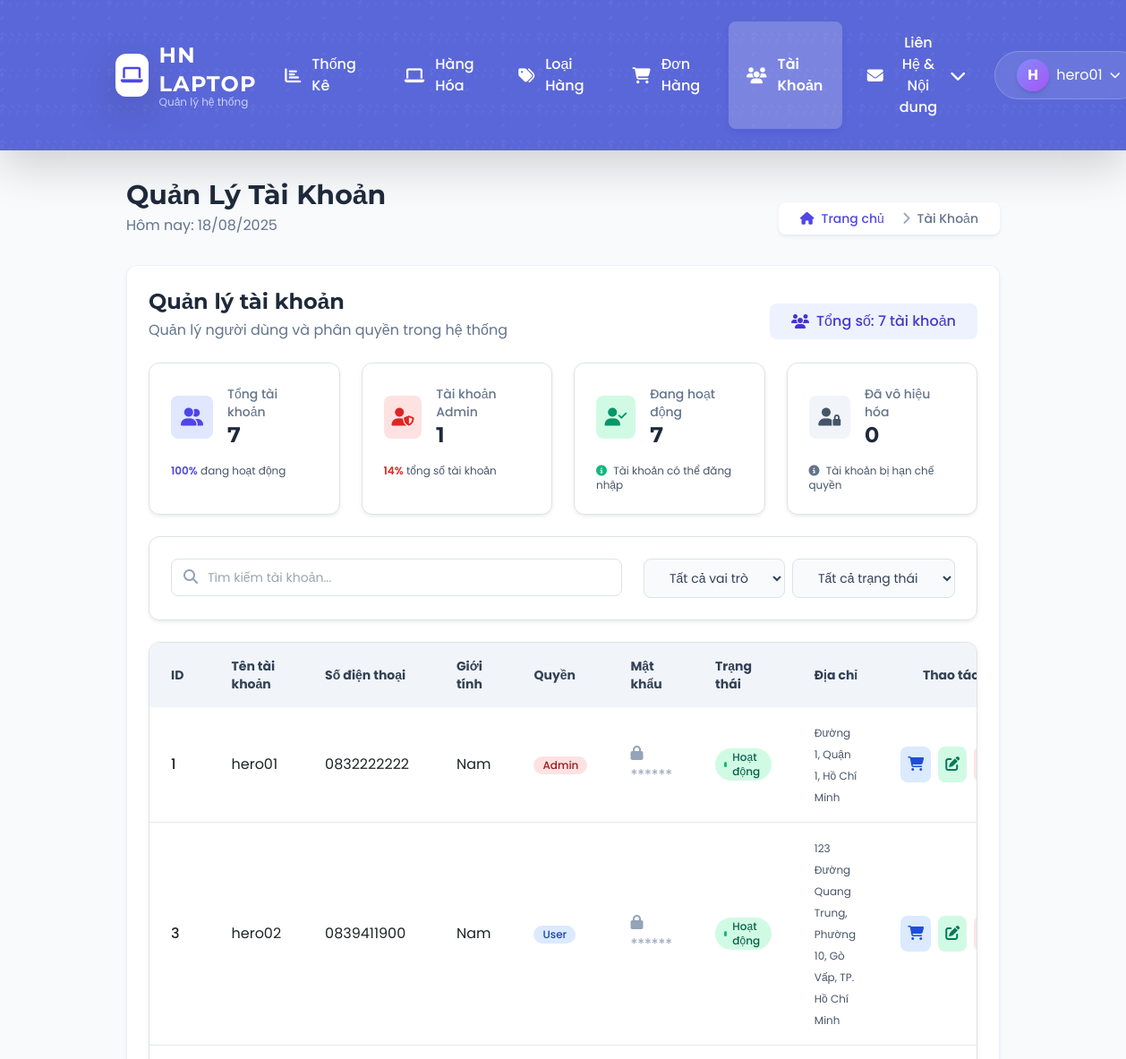
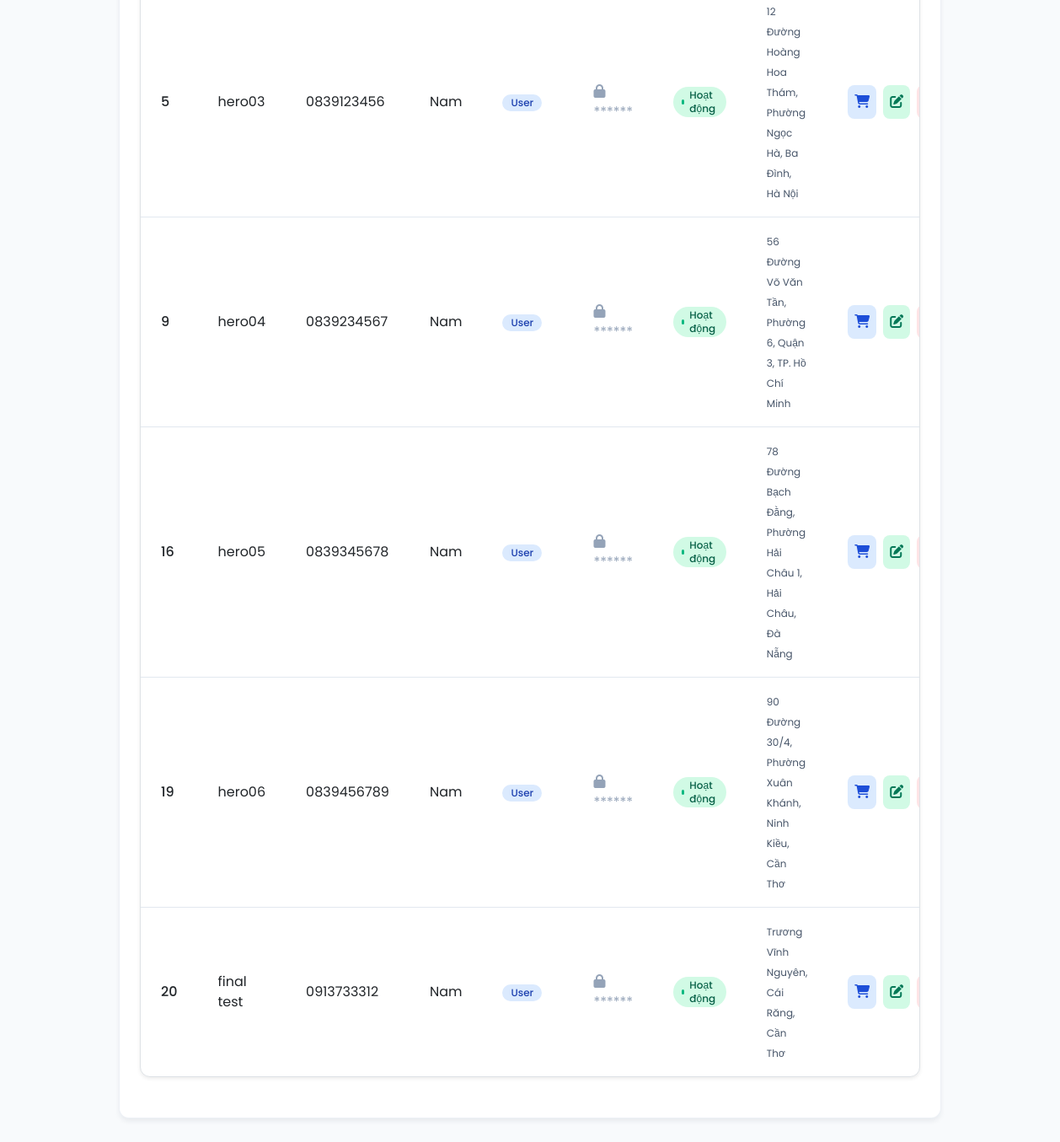
The app's page /HNLAPTOP/quanly.php?page=quanlytaikhoan.php (signed in) with its own data (2 pictures, top to bottom).
### tables this page shows
CREATE TABLE `users` (
  `id` int(11) NOT NULL,
  `ho_va_ten` varchar(100) DEFAULT NULL,
  `quan_huyen` varchar(100) DEFAULT NULL,
  `dia_chi_chi_tiet` varchar(255) DEFAULT NULL,
  `username` varchar(50) NOT NULL,
  `phone` varchar(15) DEFAULT NULL,
  `gender` enum('Nam','Nữ','Khác') DEFAULT NULL,
  `role` enum('user','admin') DEFAULT 'user',
  `password` varchar(255) NOT NULL,
  `status` tinyint(1) DEFAULT 1,
  `tinh_thanh_pho` varchar(100) DEFAULT NULL,
  `email` varchar(255) DEFAULT NULL
);

### HNLAPTOP/quanlytaikhoan.php (the view, shortened to what this page needs)
<?php
$conn = new mysqli(DB_HOST, DB_USER, DB_PASS, 'hn_laptop');
$result = $conn->query("SELECT * FROM users");
$totalUsers = $conn->query("SELECT COUNT(*) as total FROM users")->fetch_assoc()['total'];
$totalAdmins = $conn->query("SELECT COUNT(*) as total FROM users WHERE role = 'admin'")->fetch_assoc()['total'];
$totalActiveUsers = $conn->query("SELECT COUNT(*) as total FROM users WHERE status = 1")->fetch_assoc()['total'];
$totalInactiveUsers = $conn->query("SELECT COUNT(*) as total FROM users WHERE status = 0")->fetch_assoc()['total'];
?>
<div class="animate__animated animate__fadeIn">
    <div class="flex flex-col md:flex-row justify-between items-start md:items-center mb-6">
        <div>
            <h2 class="text-2xl font-bold text-slate-800 mb-1">Quản lý tài khoản</h2>
            <p class="text-slate-500">Quản lý người dùng và phân quyền trong hệ thống</p>
        </div>
        <div class="mt-3 md:mt-0 flex items-center bg-indigo-50 text-indigo-700 rounded-lg px-4 py-2">
            <i class="fas fa-users mr-2"></i>
            <span class="font-medium">Tổng số: <?= $totalUsers ?> tài khoản</span>
        </div>
    </div>
    <div class="grid grid-cols-1 sm:grid-cols-2 lg:grid-cols-4 gap-6 mb-6">
        <div class="bg-white rounded-xl shadow-sm border border-slate-200/60 p-6 hover:shadow-md transition-shadow">
            <div class="flex items-center mb-3">
                <div class="w-12 h-12 bg-indigo-100 rounded-lg flex items-center justify-center mr-4">
                    <i class="fas fa-user-friends text-indigo-600 text-xl"></i>
                </div>
                <div>
                    <p class="text-slate-500 text-sm font-medium">Tổng tài khoản</p>
                    <h3 class="text-slate-800 text-2xl font-bold"><?= $totalUsers ?></h3>
                </div>
            </div>
            <div class="mt-2">
                <div class="text-xs text-slate-600">
                    <span class="text-indigo-600 font-semibold"><?= round($totalActiveUsers / max(1, $totalUsers) * 100) ?>%</span> đang hoạt động
                </div>
            </div>
        </div>
        <div class="bg-white rounded-xl shadow-sm border border-slate-200/60 p-6 hover:shadow-md transition-shadow">
            <div class="flex items-center mb-3">
                <div class="w-12 h-12 bg-red-100 rounded-lg flex items-center justify-center mr-4">
                    <i class="fas fa-user-shield text-red-600 text-xl"></i>
                </div>
                <div>
                    <p class="text-slate-500 text-sm font-medium">Tài khoản Admin</p>
                    <h3 class="text-slate-800 text-2xl font-bold"><?= $totalAdmins ?></h3>
                </div>
            </div>
            <div class="mt-2">
                <div class="text-xs text-slate-600">
                    <span class="text-red-600 font-semibold"><?= round($totalAdmins / max(1, $totalUsers) * 100) ?>%</span> tổng số tài khoản
                </div>
            </div>
        </div>
        <div class="bg-white rounded-xl shadow-sm border border-slate-200/60 p-6 hover:shadow-md transition-shadow">
            <div class="flex items-center mb-3">
                <div class="w-12 h-12 bg-emerald-100 rounded-lg flex items-center justify-center mr-4">
                    <i class="fas fa-user-check text-emerald-600 text-xl"></i>
                </div>
                <div>
                    <p class="text-slate-500 text-sm font-medium">Đang hoạt động</p>
                    <h3 class="text-slate-800 text-2xl font-bold"><?= $totalActiveUsers ?></h3>
                </div>
            </div>
            <div class="mt-2">
                <div class="text-xs text-slate-600">
                    <i class="fas fa-info-circle mr-1 text-emerald-500"></i>
                    Tài khoản có thể đăng nhập
                </div>
            </div>
        </div>
        <div class="bg-white rounded-xl shadow-sm border border-slate-200/60 p-6 hover:shadow-md transition-shadow">
            <div class="flex items-center mb-3">
                <div class="w-12 h-12 bg-slate-100 rounded-lg flex items-center justify-center mr-4">
                    <i class="fas fa-user-lock text-slate-600 text-xl"></i>
                </div>
                <div>
                    <p class="text-slate-500 text-sm font-medium">Đã vô hiệu hóa</p>
                    <h3 class="text-slate-800 text-2xl font-bold"><?= $totalInactiveUsers ?></h3>
                </div>
            </div>
            <div class="mt-2">
                <div class="text-xs text-slate-600">
                    <i class="fas fa-info-circle mr-1 text-slate-500"></i>
                    Tài khoản bị hạn chế quyền
                </div>
            </div>
        </div>
    </div>
    <div class="bg-white shadow-sm rounded-xl border border-slate-200/60 p-4 mb-6">
        <div class="flex flex-col md:flex-row gap-4">
            <div class="flex-grow relative">
                <input type="text" id="searchAccount" placeholder="Tìm kiếm tài khoản..." class="block w-full pl-10 pr-4 py-2.5 text-sm border border-slate-300 rounded-lg focus:ring-indigo-500 focus:border-indigo-500">
                <i class="fas fa-search absolute left-3.5 top-3 text-slate-400"></i>
            </div>
            <div class="flex space-x-2">
                <select id="filterRole" class="bg-slate-50 border border-slate-300 text-slate-700 text-sm rounded-lg focus:ring-indigo-500 focus:border-indigo-500 block py-2.5 px-4">
                    <option value="">Tất cả vai trò</option>
                </select>
                <select id="filterStatus" class="bg-slate-50 border border-slate-300 text-slate-700 text-sm rounded-lg focus:ring-indigo-500 focus:border-indigo-500 block py-2.5 px-4">
                    <option value="">Tất cả trạng thái</option>
                </select>
            </div>
        </div>
    </div>
    <div class="bg-white shadow-sm rounded-xl border border-slate-200/60 overflow-hidden mb-6">
        <div class="overflow-x-auto">
            <table class="w-full" id="accountTable">
                <thead class="bg-slate-100 text-slate-700 text-sm font-medium">
                    <tr>
                        <th class="py-3 px-4 text-left">ID</th>
                        <th class="py-3 px-4 text-left">Tên tài khoản</th>
                        <th class="py-3 px-4 text-left">Số điện thoại</th>
                        <th class="py-3 px-4 text-left">Giới tính</th>
                        <th class="py-3 px-4 text-left">Quyền</th>
                        <th class="py-3 px-4 text-left">Mật khẩu</th>
                        <th class="py-3 px-4 text-left">Trạng thái</th>
                        <th class="py-3 px-4 text-left">Địa chỉ</th>
                        <th class="py-3 px-4 text-center">Thao tác</th>
                    </tr>
                </thead>
                <tbody class="divide-y divide-slate-200">
                    <?php if ($result->num_rows === 0): ?>
                        <tr>
                            <td colspan="9" class="py-8 text-center text-slate-500">
                                <div class="flex flex-col items-center justify-center">
                                    <i class="fas fa-users text-4xl text-slate-300 mb-3"></i>
                                    <p>Chưa có tài khoản nào</p>
                                </div>
                            </td>
                        </tr>
                    <?php else: ?>
                        <?php while ($row = $result->fetch_assoc()): ?>
                            <tr data-id="<?= $row['id'] ?>" data-role="<?= $row['role'] ?>" data-status="<?= $row['status'] ?>" class="hover:bg-slate-50 transition-colors">
                                <td class="py-3 px-4 font-medium"><?= $row['id'] ?></td>
                                <td class="py-3 px-4">
                                    <span class="view-mode"><?= htmlspecialchars($row['username']) ?></span>
                                </td>
                                <td class="py-3 px-4">
                                    <span class="view-mode"><?= htmlspecialchars($row['phone']) ?></span>
                                </td>
                                <td class="py-3 px-4">
                                    <span class="view-mode"><?= htmlspecialchars($row['gender']) ?></span>
                                </td>
                                <td class="py-3 px-4">
                                    <span class="view-mode">
                                        <?php if ($row['role'] == 'admin'): ?>
                                            <span class="inline-flex items-center px-2.5 py-0.5 rounded-full text-xs font-medium bg-red-100 text-red-800">
                                                Admin
                                            </span>
                                        <?php else: ?>
                                            <span class="inline-flex items-center px-2.5 py-0.5 rounded-full text-xs font-medium bg-blue-100 text-blue-800">
                                                User
                                            </span>
                                        <?php endif; ?>
                                    </span>
                                </td>
                                <td class="py-3 px-4">
                                    <span class="view-mode password-hidden text-slate-400"><i class="fas fa-lock mr-1"></i> ******</span>
                                </td>
                                <td class="py-3 px-4">
                                    <span class="view-mode">
                                        <?php if ($row['status'] == 1): ?>
                                            <span class="inline-flex items-center px-2.5 py-0.5 rounded-full text-xs font-medium bg-emerald-100 text-emerald-800">
                                                <span class="w-1.5 h-1.5 bg-emerald-500 rounded-full mr-1.5"></span>
                                                Hoạt động
                                            </span>
                                        <?php endif; ?>
                                    </span>
                                </td>
                                <td class="py-3 px-4">
                                    <span class="view-mode text-xs text-slate-600">
                                        <?php
                                        $address_parts = [];
                                        if (!empty($row['dia_chi_chi_tiet'])) $address_parts[] = htmlspecialchars($row['dia_chi_chi_tiet']);
                                        if (!empty($row['quan_huyen'])) $address_parts[] = htmlspecialchars($row['quan_huyen']);
                                        if (!empty($row['tinh_thanh_pho'])) $address_parts[] = htmlspecialchars($row['tinh_thanh_pho']);
                                        echo !empty($address_parts) ? implode(", ", $address_parts) : '<span class="text-slate-400">Chưa cập nhật</span>';
                                        ?>
                                    </span>
                                </td>
                                <td class="py-3 px-4">
                                    <div class="flex items-center justify-center space-x-2">
                                        <a href="donhang_user.php?id_kh=<?= $row['id'] ?>" class="bg-blue-100 text-blue-700 p-2 rounded-lg hover:bg-blue-200 transition-colors" title="Xem đơn hàng">
                                            <i class="fas fa-shopping-cart"></i>
                                        </a>
                                        <button type="button" class="edit-btn bg-emerald-100 text-emerald-700 p-2 rounded-lg hover:bg-emerald-200 transition-colors" title="Chỉnh sửa">
                                            <i class="fas fa-edit"></i>
                                        </button>
                                        <button type="button" class="delete-btn bg-rose-100 text-rose-700 p-2 rounded-lg hover:bg-rose-200 transition-colors" title="Xóa">
                                        </button>
                                    </div>
                                </td>
                            </tr>
                        <?php endwhile; ?>
                    <?php endif; ?>
                </tbody>
            </table>
        </div>
    </div>
</div>

### HNLAPTOP/quanly.php (style rules this page uses)
body { font-family: 'Poppins', sans-serif; }
h1, h2, h3, h4, h5, h6, .font-heading { font-family: 'Montserrat', sans-serif; }

### records on screen
users: id "1", username "hero01", phone "0832222222", gender "Nam", role "Admin", status 1 (drawn), address_parts "Đường 1, Quận 1, Hồ Chí Minh"
users: id "3", username "hero02", phone "0839411900", gender "Nam", role "User", status 1 (drawn), address_parts "123 Đường Quang Trung, Phường 10, Gò Vấp, TP. Hồ Chí Minh"
users: id "5", username "hero03", phone "0839123456", gender "Nam", role "User", status 1 (drawn), address_parts "12 Đường Hoàng Hoa Thám, Phường Ngọc Hà, Ba Đình, Hà Nội"
users: id "9", username "hero04", phone "0839234567", gender "Nam", role "User", status 1 (drawn), address_parts "56 Đường Võ Văn Tần, Phường 6, Quận 3, TP. Hồ Chí Minh"
users: id "16", username "hero05", phone "0839345678", gender "Nam", role "User", status 1 (drawn), address_parts "78 Đường Bạch Đằng, Phường Hải Châu 1, Hải Châu, Đà Nẵng"
users: id "19", username "hero06", phone "0839456789", gender "Nam", role "User", status 1 (drawn), address_parts "90 Đường 30/4, Phường Xuân Khánh, Ninh Kiều, Cần Thơ"
users: id "20", username "final test", phone "0913733312", gender "Nam", role "User", status 1 (drawn), address_parts "Trương Vĩnh Nguyên, Cái Răng, Cần Thơ"

### other values on screen
substr($_SESSION['username'], 0, 1) "H"
$_SESSION['username'] "hero01"
$totalUsers "7"
$totalActiveUsers / max(1, $totalUsers) * 100 "100"
$totalAdmins "1"
$totalAdmins / max(1, $totalUsers) * 100 "14"
$totalActiveUsers "7"
$totalInactiveUsers "0"
